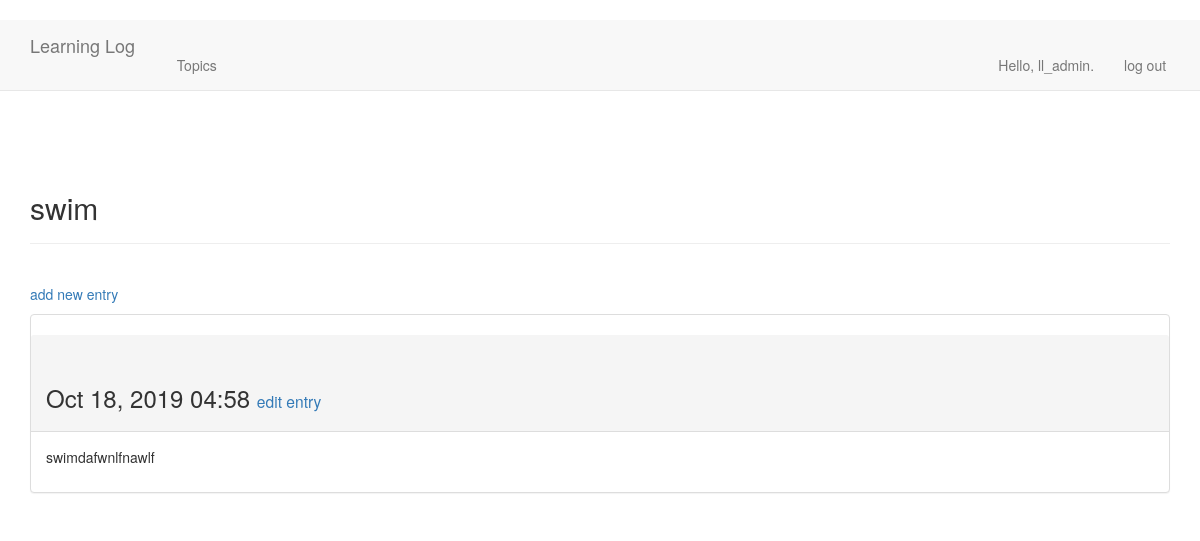
/topics/3 (signed in), run on the app's committed database.
### learning_logs/models.py (models this page shows, shortened)
class Topic(models.Model):
    text = models.CharField(max_length=200)  # CharField——有字符或文本组成的数据；max_length为预留空间
    date_added = models.DateTimeField(auto_now_add=True)  # DataTimeField——记录日期和时间的数据;参数为自动设置成当前日期和时间
    owner = models.ForeignKey(User)
    def __str__(self):
        return self.text

class Entry(models.Model):
    topic = models.ForeignKey(Topic)  # 外键，引用了数据库中的另一条记录，这些代码将每个条目关联到特定的主题
    text = models.TextField()  # 这种不需要限制长度
    date_added = models.DateTimeField(auto_now_add=True)
    class Meta:
        verbose_name_plural = 'entries'

### learning_logs/views.py (the view)
# urls.py: url(r'^topics/(?P<topic_id>\d+)$', views.topic, name='topic'),
@login_required
def topic(request, topic_id):
    topic = Topic.objects.get(id=topic_id)
    if topic.owner != request.user:
        raise Http404
    entries = topic.entry_set.order_by('-date_added')  # date_added前面的减号指定按降序排列
    context = {'topic': topic, 'entries': entries}
    return render(request, 'learning_logs/topic.html', context)

### learning_logs/templates/learning_logs/topic.html
{% extends "learning_logs/base.html" %}
{% block header %}
    <h2>{{ topic }}</h2>
{% endblock header %}
{% block content %}
    <p>
        <a href="{% url 'learning_logs:new_entry' topic.id %}">add new entry</a>
    </p>
    {% for entry in entries %}
        <div class="panel panel-default">
            <div class="panel-heading">
                <h3>
                    {{ entry.date_added|date:'M d, Y H:i' }}
                    <small>
                        <a href="{% url 'learning_logs:edit_entry' entry.id %}">
                            edit entry</a>
                    </small>
                </h3>
            </div>
            <div class="panel-body">
                {{ entry.text|linebreaks }}
            </div>
        </div>
    {% empty %}
        There are no entries for this topic yet.
    {% endfor %}
{% endblock content %}

### learning_logs/templates/learning_logs/base.html (shortened to what this page needs)
{% load bootstrap3 %}
<!DOCTYPE html>
<html lang="en">
<head>
    {% bootstrap_css %}
</head>
<body>
<nav class="navbar navbar-default navbar-static-top">
    <div class="container">
        <div class="navbar-header">
            <a class="navbar-brand" href="{% url 'learning_logs:index' %}">
                Learning Log</a>
        </div>
        <div id="navbar" class="navbar-collapse collapse">
            <ul class="nav navbar-nav">
                <li><a href="{% url 'learning_logs:topics' %}">Topics</a></li>
            </ul>
            <ul class="nav navbar-nav navbar-right">
                {% if user.is_authenticated %}
                    <li><a>Hello, {{ user.username }}.</a></li>
                    <li><a href="{% url 'users:logout' %}">log out</a></li>
                {% else %}
                    <li><a href="{% url 'users:register' %}">register</a></li>
                    <li><a href="{% url 'users:login' %}">log in</a></li>
                {% endif %}
            </ul>
        </div>
    </div>
</nav>
<div class="container">
    <div class="page-header">
        {% block header %}{% endblock header %}
    </div>
    <div>
        {% block content %}{% endblock content %}
    </div>
</div>
</body>
</html>

### data on the page
Topic: text "swim"
Entry: date_added "Oct 18, 2019 04:58", text "swimdafwnlfnawlf"

### other printed values
{{ user.username }} "ll_admin"
